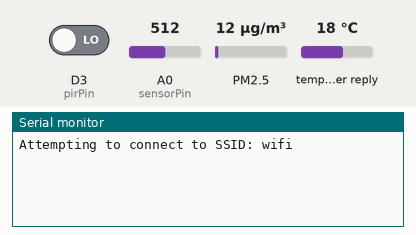
The sketch below on a simulated Arduino Uno R4 WiFi. Parts: the last lines printed to the serial monitor. The inputs (shaded band) are chosen by the test bench; at power-on: D3 (pirPin) LOW, A0 (sensorPin) = 512, PM2.5 12 µg/m³, temperature in the weather reply 18 °C. WiFi joins after 1.5 s; servers stay silent unless stated; web services answer with replies made up by the test bench.

Above: at 7.7 s.
7.8 s: D3 (pirPin) driven HIGH
11.4 s: A0 (sensorPin) set to 592
At 11.42 s:
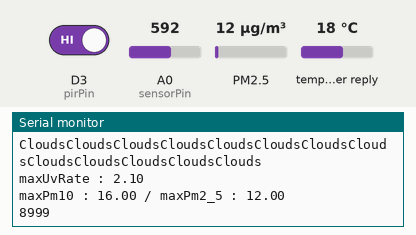
13.1 s: A0 (sensorPin) set to 615
At 14.4 s:
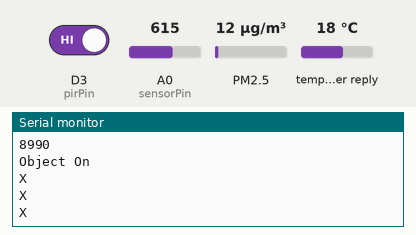
14.7 s: D3 (pirPin) driven LOW
Timing chart, 0 to 17.2 s (numbered marks = the images above; inputs shaded):
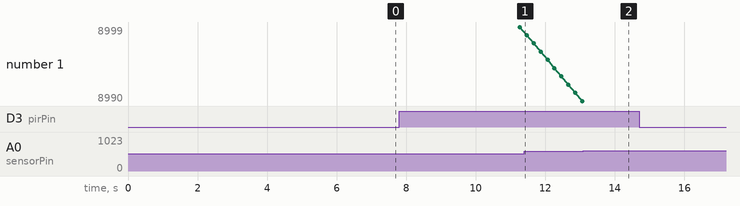

Measured:
- the behaviour switches between 600 and 601 on A0 (sensorPin) (found by bisection; images 1 and 2)
- after the input at 13.1 s, the serial monitor: prints a new line after 0.17 s (image 2)

The sketch:

project_weather.ino
```cpp
#include "apiRequest.h"
#include "getWeatherAPIQuery.h"
#include "connectWifi.h"
#include "isWeather.h"
#include "weatherOutput.h"
#include "pir.h"
#include "enter.h"

boolean takeUmbrella = false;
boolean takeSunblock = false;
boolean takeMask = false;

int weatherInfoLimit = 0;  //30분 쿨타임
void setup() {
  Serial.begin(9600);
  // pir인풋센서 인풋
  connectWifi();
}

void loop() {
  if (pirSensor() == true) {
    if (enter() == true) {
      weatherOutput(takeUmbrella, takeSunblock, takeMask);
      delay(5000);
    }
  }

  if (weatherInfoLimit == 0) {
    takeUmbrella = isRain(apiRequest(getWeatherQuery()));
    takeSunblock = isBurn(apiRequest(getWeatherQuery()));
    takeMask = isDusty(apiRequest(getAirAPIQuery()));
    weatherInfoLimit = 9000;
  }
  weatherInfoLimit -= 1;
  Serial.println(weatherInfoLimit);
  delay(200);
}
```

apiRequest.h
```cpp
#include <WiFiS3.h>

const char server[] = "api.openweathermap.org";
WiFiClient client;

String apiRequest(String query) {

  //http 통신
  if (client.connect(server, 80)) {
    client.print(String("GET ") + query + " HTTP/1.1\r\n" + "Host: " + server + "\r\n" + "Connection: close\r\n\r\n");
  }

  bool headersReceived = false;
  while (client.connected()) {
    while (client.available()) {
      String line = client.readStringUntil('\n');
      if (!headersReceived) {
        // 헤더 처리
        if (line == "\r") {
          headersReceived = true;
        }
      } else {
        // 본문 처리
        return line;
      }
    }
  }
}
```

arduino_secrets.h
```cpp
#define SECRET_SSID "wifi"
#define SECRET_PASS "50995099"
```

connectWifi.h
```cpp
#include "WiFiS3.h"
#include "arduino_secrets.h"

char ssid[] = SECRET_SSID;
char pass[] = SECRET_PASS;

int status = WL_IDLE_STATUS;

void connectWifi() {
  if (WiFi.status() == WL_NO_MODULE) {
    Serial.println("Communication with WiFi module failed!");
    while (true)
      ;
  }

  while (status != WL_CONNECTED) {
    Serial.print("Attempting to connect to SSID: ");
    Serial.println(ssid);
    status = WiFi.begin(ssid, pass);
    delay(5000);
  }
}
```

enter.h
```cpp
int sensorPin = A0;
int sensorValue = 0;

bool enter() {
  pinMode(sensorPin, INPUT);
  sensorValue = analogRead(sensorPin);

  // Serial.println(sensorValue);
  if (sensorValue <= 600) {
    Serial.println("Object Off");
    return false;
  } else {
    Serial.println("Object On");
    return true;
  }
}
```

getWeatherAPIQuery.h
```cpp
#include "gps.h"

//openweathermap
String getExcludeData() {
  return "current,minutely,daily,alerts";
}
String getApiKey() {
  return "c83a5af0e2aac2e215efa3230ba1dfa7";
}
String getWeatherEndpoint() {
  return "/data/3.0/onecall";
}
String getAirEndpoint() {
  return "/data/2.5/air_pollution/forecast";
}

String getWeatherQuery() {

  String endpoint = getWeatherEndpoint();

  String weatherQuery = "";
  weatherQuery += "?lat=" + getLat();
  weatherQuery += "&lon=" + getLon();
  weatherQuery += "&exclude=" + getExcludeData();
  weatherQuery += "&appid=" + getApiKey();

  return endpoint + weatherQuery;
}

String getAirAPIQuery() {

  String endpoint = getAirEndpoint();

  String airQuery = "";
  airQuery += "?lat=" + getLat();
  airQuery += "&lon=" + getLon();
  airQuery += "&appid=" + getApiKey();

  return endpoint + airQuery;
}
```

gps.h
```cpp
#include <TinyGPS.h>
#include <SoftwareSerial.h>

//한국
// float flat = 37;
// float flon = 127;

//중국
float flat = 31;
float flon = 121;

//미국
// float flat = 40;
// float flon = -73;

//호주
// float flat = -27;
// float flon = 153;

//

String getLat() {
  return String(flat);
}
String getLon() {
  return String(flon);
}

// void getLocation() {
//   TinyGPS gps;
//   SoftwareSerial ss(4, 3);
//   ss.begin(9600);

//   bool newData = false;
//   unsigned long chars;
//   unsigned short sentences, failed;

//   for (unsigned long start = millis(); millis() - start < 1000;) {
//     while (ss.available()) {
//       char c = ss.read();
//       // Serial.write(c); // uncomment this line if you want to see the GPS data flowing
//       if (gps.encode(c))  // Did a new valid sentence come in?
//         newData = true;
//     }
//   }

//   if (newData) {
//     unsigned long age;
//     gps.f_get_position(&flat, &flon, &age);
//     Serial.print("LAT=");
//     Serial.print(flat == TinyGPS::GPS_INVALID_F_ANGLE ? 0.0 : flat, 6);
//     Serial.print(" LON=");
//     Serial.print(flon == TinyGPS::GPS_INVALID_F_ANGLE ? 0.0 : flon, 6);
//   }
// }
```

isWeather.h
```cpp
#include <ArduinoJson.h>

boolean isRain(String textJson) {

  //JSOn 파일 복사와 함께 디시리얼라이즈를 한다.
  JsonDocument doc;
  deserializeJson(doc, textJson);

  //현 시간부터 12시간 까지 날씨 중 비와 눈 소식을 찾는다.
  for (int i = 0; i <= 12; i++) {
    String weather = doc["hourly"][i]["weather"][0]["main"];
    // Serial.print(weather);
    // Serial.print(",");
    //비,눈 소식이 있으면 1, 아니면 0
    Serial.print(weather);

    if (weather == "Rain" || weather == "Snow") return true;
  }
  return false;
}

boolean isBurn(String textJson) {

  //JSOn 파일 복사와 함께 디시리얼라이즈를 한다.
  JsonDocument doc;
  deserializeJson(doc, textJson);

  float maxUvRate = doc["hourly"][0]["uvi"];

  //현 시간부터 12시간 까지 날씨 중 비와 눈 소식을 찾는다.
  for (int i = 0; i <= 12; i++) {
    float uvRate = doc["hourly"][i]["uvi"];
    // Serial.println(uvRate);
    //가장 높은 자외선 수치 계산
    if (maxUvRate < uvRate) {
      maxUvRate = uvRate;
    }
  }
  Serial.println("");
  Serial.print("maxUvRate : ");
  Serial.println(maxUvRate);
  //자외선이 강하면 true, 아니면 false
  if (maxUvRate >= 6) return true;
  else return false;
}

boolean isDusty(String textJson) {

  //JSOn 파일 복사와 함께 디시리얼라이즈를 한다.
  JsonDocument doc;
  deserializeJson(doc, textJson);

  float maxPm10 = doc["list"][0]["components"]["pm10"];
  float maxPm2_5 = doc["list"][0]["components"]["pm2_5"];

  //현 시간 공기 오염도를 측정한다.
  for (int i = 0; i <= 12; i++) {
    float pm10Rate = doc["list"][i]["components"]["pm10"];
    float pm2_5Rate = doc["list"][i]["components"]["pm2_5"];

    //가장 높은 수치를 판별
    if (maxPm10 < pm10Rate) maxPm10 = pm10Rate;
    if (maxPm2_5 < pm2_5Rate) maxPm2_5 = pm2_5Rate;
  }
  Serial.print("maxPm10 : ");
  Serial.print(maxPm10);
  Serial.print(" / maxPm2_5 : ");
  Serial.println(maxPm2_5);
  if (maxPm10 >= 81 || maxPm2_5 >= 36) return true;
  else return false;
}

/*
JSON pretty print
https://jsonviewer.stack.hu/

ArduinoJson Assistant
https://arduinojson.org/v7/assistant/#/step1
*/
```

led.h
```cpp
#include <LedControl.h>

LedControl lc1 = LedControl(5, 7, 6, 1);
LedControl lc2 = LedControl(8, 10, 9, 2);
LedControl lc3 = LedControl(11, 13, 12, 3);

int delayTime = 3000;

// R 알파벳 패턴
byte R[8] = { B00000000, B00000000, B01111111, B00001001, B00011001, B00101001, B01000110, B00000000 };
byte ai[8] = { B01110000, B01001000, B01111000, B01000000, B00000000, B00000000, B01110100, B00000000 };
byte n[8] = { B01110000, B00001000, B00001000, B01111000, B00000000, B00000000, B00000000, B00000000 };

byte S[8] = { B00000000, B00100110, B01001001, B01001001, B01001001, B00110010, B00000000, B00000000 };
byte u[8] = { B00000000, B00111100, B01000000, B01000000, B01000000, B00111100, B00000000, B00000000 };

byte D[8] = { B00000000, B00000000, B00000000, B01111110, B01000010, B01000010, B01000010, B00111100 };
byte st[8] = { B00001000, B01010100, B01010100, B01010100, B00100000, B00001000, B01111100, B01001000 };

void ledInit() {
  lc1.shutdown(0, false);
  lc1.setIntensity(0, 8);
  lc1.clearDisplay(0);

  lc2.shutdown(0, false);
  lc2.setIntensity(0, 8);
  lc2.clearDisplay(0);

  lc3.shutdown(0, false);
  lc3.setIntensity(0, 8);
  lc3.clearDisplay(0);
}
void ledClearDisplay() {
  lc1.clearDisplay(0);
  lc2.clearDisplay(0);
  lc3.clearDisplay(0);
}

void ledRain() {
  ledInit();
  for (int i = 0; i < 8; i++) {
    lc1.setRow(0, i, R[i]);
    lc2.setRow(0, i, ai[i]);
    lc3.setRow(0, i, n[i]);
  }
}

void ledSun() {
  ledInit();
  for (int i = 0; i < 8; i++) {
    lc1.setRow(0, i, S[i]);
    lc2.setRow(0, i, u[i]);
    lc3.setRow(0, i, n[i]);
  }
}

void ledDust() {
  ledInit();
  for (int i = 0; i < 8; i++) {
    lc1.setRow(0, i, D[i]);
    lc2.setRow(0, i, u[i]);
    lc3.setRow(0, i, st[i]);
  }
}
```

pir.h
```cpp
int pirPin = 3;

bool pirSensor() {
  pinMode(pirPin, INPUT);
  int pirValue = digitalRead(pirPin);

  if (pirValue == HIGH) return true;
  else return false;
}
```

sound.h
```cpp
#define NOTE_C4 262
#define NOTE_E4 330
#define NOTE_G4 392

int tempo = 180;
int buzzer = 4;
// rain .-. .- .. -.
int rain[] = { NOTE_C4, 4, NOTE_E4, 4, NOTE_G4, 4, NOTE_C4, 16, NOTE_C4, 8, NOTE_C4, 16, NOTE_C4, 16, NOTE_C4, 8, NOTE_C4, 16, NOTE_C4, 16, NOTE_C4, 8, NOTE_C4, 16 };
// sun ... ..- -.
int sun[] = { NOTE_E4, 4, NOTE_G4, 4, NOTE_C4, 4, NOTE_E4, 16, NOTE_E4, 16, NOTE_E4, 16, NOTE_E4, 16, NOTE_E4, 16, NOTE_E4, 8, NOTE_E4, 8, NOTE_E4, 16 };
// dust -.. ..- ... -
int dust[] = { NOTE_G4, 4, NOTE_E4, 4, NOTE_C4, 4, NOTE_G4, 8, NOTE_G4, 16, NOTE_G4, 16, NOTE_G4, 16, NOTE_G4, 16, NOTE_G4, 8, NOTE_G4, 16, NOTE_G4, 16, NOTE_G4, 16, NOTE_G4, 8 };
int notes = 0;
int wholenote = 0;
int divider = 0;
int noteDuration = 0;

void makeSound(int melody[]) {
  for (int thisNote = 0; thisNote < notes * 2; thisNote = thisNote + 2) {
    divider = melody[thisNote + 1];
    if (divider > 0) {
      noteDuration = (wholenote) / divider;
    } else if (divider < 0) {
      noteDuration = (wholenote) / abs(divider);
      noteDuration *= 1.5;
    }
    tone(buzzer, melody[thisNote], noteDuration * 0.9);
    delay(noteDuration);
    noTone(buzzer);
  }
  delay(500);
}

void weatherSound(int weather) {
  if (weather == 1) {
    notes = sizeof(rain) / sizeof(rain[0]) / 2;
    wholenote = (60000 * 4) / tempo;
    makeSound(rain);

  } else if (weather == 2) {
    notes = sizeof(sun) / sizeof(sun[0]) / 2;
    wholenote = (60000 * 4) / tempo;
    makeSound(sun);

  } else if (weather == 3) {
    notes = sizeof(dust) / sizeof(dust[0]) / 2;
    wholenote = (60000 * 4) / tempo;
    makeSound(dust);

  } else {
    ;
  }
}
```

weatherOutput.h
```cpp
#include "sound.h"
#include "led.h"

void weatherOutput(boolean takeUmbrella, boolean takeSunblock, boolean takeMask) {
  //출력 장치 출력
  if (takeUmbrella == true) {
    Serial.println("우산");
    ledRain();
    weatherSound(1);
    ledClearDisplay();
  } else {
    Serial.println("X");
  }

  if (takeSunblock == true) {
    Serial.println("자외선 차단제.");
    ledSun();
    weatherSound(2);
    ledClearDisplay();
  } else {
    Serial.println("X");
  }

  if (takeMask == true) {
    Serial.println("마스크");
    ledDust();
    weatherSound(3);
    ledClearDisplay();
  } else {
    Serial.println("X");
  }
}
```
